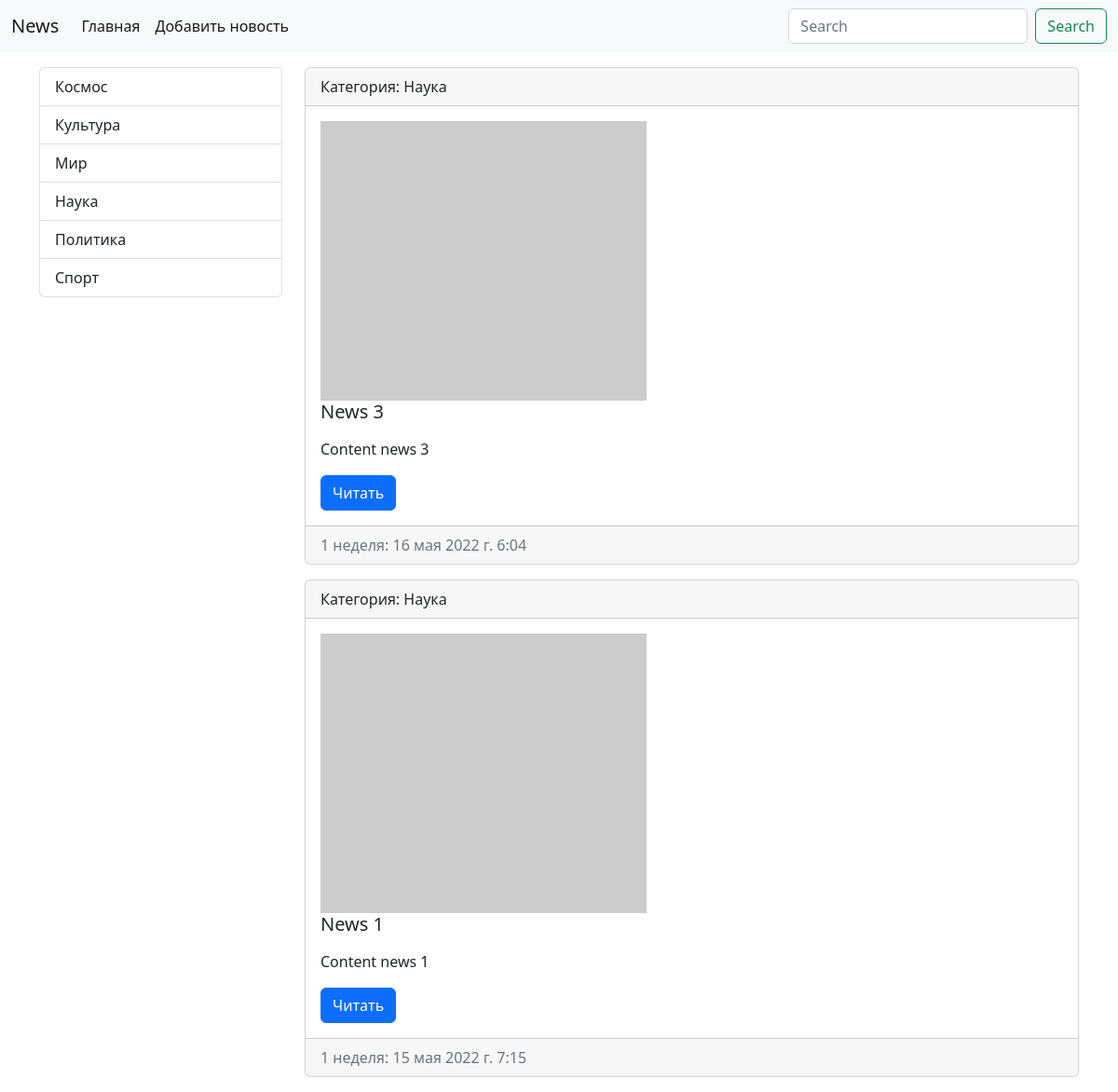
Before: /category/5/ with the older database file.
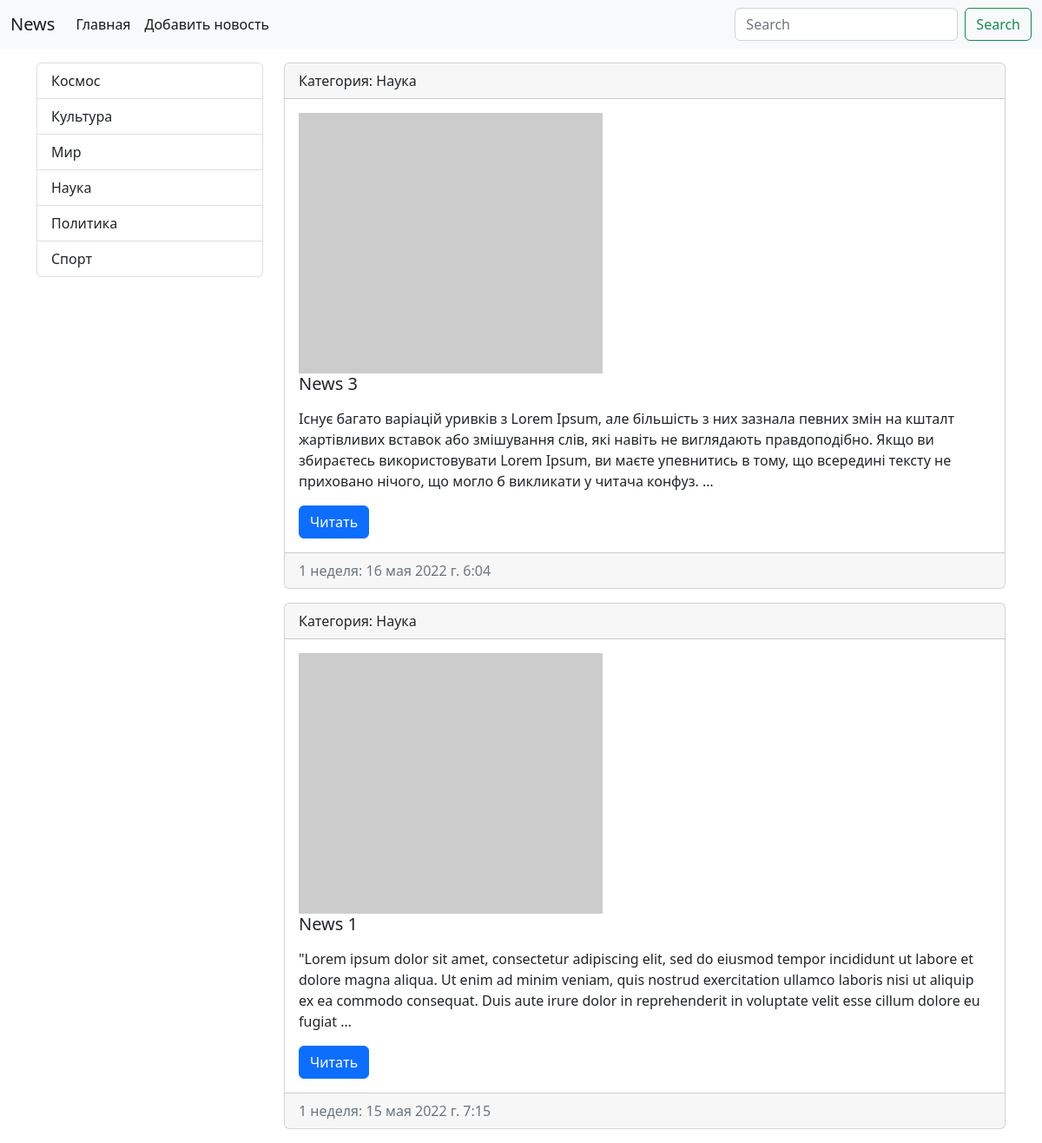
After: the same page with the newer database file.
### news/models.py (models this page shows, shortened)
class Category(models.Model):
    title = models.CharField(max_length=150, db_index=True, verbose_name='Наименование категории')
    class Meta:
        verbose_name = 'Категория'
        verbose_name_plural = 'Категории'
        ordering = ['title']

class News(models.Model):
    title = models.CharField(max_length=150, verbose_name='Заголовок')
    content = models.TextField(blank=True, verbose_name='Статья')
    created_at = models.DateTimeField(auto_now_add=True, verbose_name='Создано')
    updated_at = models.DateTimeField(auto_now=True, verbose_name='Обновлено')
    photo = models.ImageField(upload_to='photos/%Y/%m/%d/', blank=True, verbose_name='Фото')
    is_published = models.BooleanField(default=True, verbose_name='Опубликовано')
    category = models.ForeignKey('Category', on_delete=models.PROTECT, null=True, verbose_name='Категория')
    class Meta:
        verbose_name = 'Новость'
        verbose_name_plural = 'Новости'
        ordering = ['-created_at']

### news/views.py (the view)
# urls.py: path('category/<int:category_id>/', get_category),
def get_category(request, category_id):
    news = News.objects.filter(category_id=category_id)
    categories = Category.objects.all()
    current_category = Category.objects.get(pk=category_id)
    context = {'news': news, 'categories': categories, 'current_category': current_category}
    return render(request, 'news/category.html', context)

### news/templates/news/category.html (shortened to what this page needs)
<!doctype html>
<html lang="en">
<head>
    <link href="https://cdn.jsdelivr.net/npm/bootstrap@5.2.0-beta1/dist/css/bootstrap.min.css" rel="stylesheet"
>
</head>
<body>
<nav class="navbar navbar-expand-lg bg-light">
    <div class="container-fluid">
        <a class="navbar-brand" href="#">News</a>
        <div class="collapse navbar-collapse" id="navbarSupportedContent">
            <ul class="navbar-nav me-auto mb-2 mb-lg-0">
                <li class="nav-item"><a class="nav-link active" aria-current="page" href="/">Главная</a></li>
                <li class="nav-item"><a class="nav-link active" aria-current="page" href="/">Добавить новость</a></li>
            </ul>
            <form class="d-flex" role="search">
                <input class="form-control me-2" type="search" placeholder="Search" aria-label="Search">
                <button class="btn btn-outline-success" type="submit">Search</button>
            </form>
        </div>
    </div>
</nav>
<div class="container mt-3">
    <div class="row">
        <div class="col-md-3">
            <div class="list-group">
                {% for item in categories %}
                <a href="/category/{{ item.id }}" class="list-group-item list-group-item-action">{{ item.title }}</a>
                {% endfor %}
            </div>
        </div>
        <div class="col-md-9">
            {% for item in news %}
            <div class="card mb-3">
                <div class="card-header">
                    Категория: {{ item.category.title }}
                </div>
                <div class="card-body">
                    <div class="media">
                        {% if item.photo %}
                        <img src="{{ item.photo.url }}" width="350" class="mr-3">
                        {% else %}
                        <img src="https://picsum.photos/seed/picsum/350/300" class="mr-3">
                        {% endif %}
                        <div class="media-body">
                            <h5 class="card-title">{{ item.title }}</h5>
                            <p class="card-text">{{ item.content|safe|linebreaks|truncatewords:50 }}</p>
                            <a href="#" class="btn btn-primary">Читать</a>
                        </div>
                    </div>
                </div>
                <div class="card-footer text-muted">
                    {{ item.created_at|timesince }}: {{ item.created_at }}
                </div>
            </div>
            {% endfor %}
        </div>
    </div>
</div>
</body>
</html>

Changed rows visible on the page:
changed News "News 3": content "Content news 3" → "Існує багато варіацій уривків з Lorem Ipsum, але більшість з них зазнала певних змін на кшталт жартівливих вставок або змішування слів, які навіть не виглядають правдоподібно. Якщо ви збираєтесь використовувати Lorem Ipsum, ви маєте упевнитись в тому, що всередині тексту не приховано нічого, що могло б викликати у читача конфуз. …"
changed News "News 1": content "Content news 1" → "\"Lorem ipsum dolor sit amet, consectetur adipiscing elit, sed do eiusmod tempor incididunt ut labore et dolore magna aliqua. Ut enim ad minim veniam, quis nostrud exercitation ullamco laboris nisi ut aliquip ex ea commodo consequat. Duis aute irure dolor in reprehenderit in voluptate velit esse cillum dolore eu fugiat …"
